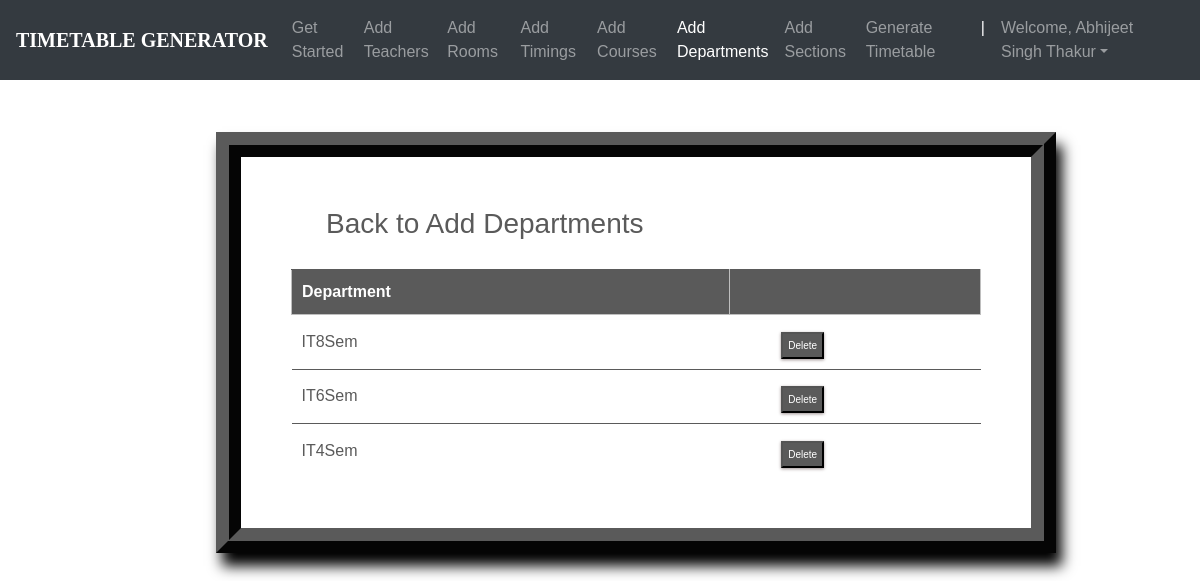
/departments_list/ (signed in), run on the app's committed database.
### ttgen/models.py (models this page shows, shortened)
class Department(models.Model):
    dept_name = models.CharField(max_length=50)
    courses = models.ManyToManyField(Course)

### ttgen/views.py (the view)
# urls.py: path('departments_list/', views.department_list, name='editdepartment'),
@login_required
def department_list(request):
    context = {
        'departments': Department.objects.all()
    }
    return render(request, 'deptlist.html', context)

### templates/deptlist.html (shortened to what this page needs)
<!DOCTYPE html>
<html lang="en">
<head>
	<link rel="stylesheet" href="https://maxcdn.bootstrapcdn.com/bootstrap/4.0.0/css/bootstrap.min.css">
    <link rel="stylesheet" type="text/css" href="static/css/index.css">
</head>
<body>
        <header>
			<nav class="navbar navbar-expand-md navbar-dark fixed-top bg-dark">
                <a class="navbar-brand" href="#"><b>TIMETABLE GENERATOR</b></a>
                <div class="collapse navbar-collapse" id="navbarCollapse">
                    <ul class="navbar-nav ml-auto">
                    <li class="nav-item">
                        <a class="nav-link" href="{% url 'admindash' %}">Get Started</a>
                    </li>
                    <li class="nav-item">
                        <a class="nav-link" href="{% url 'addInstructors' %}">Add Teachers</a>
                    </li>
                    <li class="nav-item">
                        <a class="nav-link" href="{% url 'addRooms' %}">Add Rooms</a>
                    </li>
                    <li class="nav-item">
		                <a class="nav-link" href="{% url 'addTimings' %}">Add Timings</a>
		            </li>
                    <li class="nav-item">
                        <a class="nav-link" href="{% url 'addCourses' %}">Add Courses</a>
                    </li>
                    <li class="nav-item active">
			            <a class="nav-link" href="{% url 'addDepts' %}">Add Departments</a>
		            </li>
                    <li class="nav-item">
			            <a class="nav-link" href="{% url 'addSections' %}">Add Sections</a>
		            </li>
                    <li class="nav-item">
			            <a class="nav-link" href="{% url 'generate' %}">Generate Timetable</a>
		            </li>
                    <li class="nav-item active">
			            <a class="nav-link">|</a>
		            </li>
                    <li class="nav-item dropdown">
		                <a class="nav-link dropdown-toggle" href="#" id="dropdown03" data-toggle="dropdown" aria-haspopup="true" aria-expanded="false">Welcome, {{ user.first_name }}</a>
		            </li>
                    </ul>
                </div>
            </nav>
        </header>
        {% block content %}
        {% load static %}
        <br><br>
<fieldset class="fieldset">
    <a href="{% url 'addDepts'%}"><h1 class="tablink" onclick="openPage('new')" id="defaultOpen">Back to Add Departments</h1></a>
    <div class="tabcontent" id="edit">
        <table class="table1">
            <thead>
            <tr class="table-headers">
            <th>Department</th>
            <th  class="empty"></th>
            </tr>
            </thead>
            <tbody>
            {% for dept in departments %}
            <tr>
             <td>{{dept.dept_name}}</td>
             <td class="empty">
                <form action="{% url 'deletedepartment' dept.id %}" method="post">
                        <input type="submit" value="Delete" class="cross">
                </form>
             </td>
             </tr>
            {% endfor %}
            </tbody>
        </table>
    </div>
</fieldset>
{% endblock %}

### static/css/index.css (style rules this page uses)
body { padding-top: 3rem; padding-bottom: 3rem; color: #5a5a5a; font-family: 'Poppins', sans-serif; overflow-x: hidden; }
nav { font-family: sans-serif; }
.navbar-brand { font-size: 20px; font-family: Georgia, 'Times New Roman', Times, serif; }

### templates/deptlist.html (style rules this page uses)
nav { font-family: sans-serif; }
.navbar-brand { font-size: 20px; font-family: Georgia, 'Times New Roman', Times, serif; }
* { margin: 0; padding: 0; box-sizing: border-box; }
html { scroll-behavior: smooth; }
a { text-decoration:none; }
form { margin-top: 3%; margin-left: 18%; margin-right: 12%; }
fieldset h1 { color: #5a5a5a; padding-bottom: 20px; margin-left: 35px; display: inline-block; cursor: pointer; font-size: 28px; }
fieldset input { padding:8px; color: #938c8c }
.table2 td, th { border: 1px solid rgb(190,190,190); padding: 10px 20px; }
.table1 { width: 100%; border-collapse: collapse; text-align: left; overflow: hidden; }
.table1 td, th { border-top: 1px solid #5a5a5a; padding: 10px; }
.table1 th { background-color: #5a5a5a; color: #fff; }
.cross { font-size:10px; box-shadow: 0px 1px 3px 0px #9e9292; padding: 4px 5px; color: #fff; background-color: #5a5a5a; cursor: pointer; }
.fieldset { margin-top: 3%; margin-left: 18%; margin-right: 12%; padding: 50px; border-width: 25px; border-style: ridge; border-color: #5a5a5a; box-shadow: 6px 13px 13px 0px black; background-color: #fff; }

### data on the page
Department: dept_name "IT8Sem"
Department: dept_name "IT6Sem"
Department: dept_name "IT4Sem"

### other printed values
{{ user.first_name }} "Abhijeet Singh Thakur"
